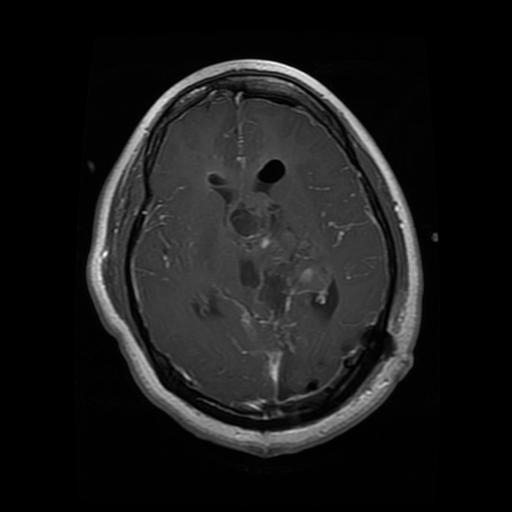
%> input picture Dataset/Tumor/Te-gl_0051.jpg, 512 x 512 px; its folder holds only this picture in this run
$ octave roi.m   (GNU Octave 9; MATLAB toolbox functions it lacks are replaced by stand-ins)
%> lines starting %> are read from the running program, lines starting %| are printed output that depends on the picture; in (x1, y1, x2, y2) boxes, pixels count from 0 and x2, y2 are one past the last pixel; in counts of white or black regions, pixels touching at a corner belong together; the program's own positions count from 1


clc
close all
clear all
%% Input

imgsFolder = 'F:\Project1\images\New Dataset\CLAHE-RMSHE\Tumor';

listing = dir(fullfile(imgsFolder, '/*.jpg'));

for idx = 1:length(listing)
    disp(idx);
    s =  imread(fullfile(listing(idx).folder, listing(idx).name));
%> s is the input picture: size 512x512x3 uint8; min 0, max 252, mean 25.6


%figure;
%imshow(s);
%title('Input image','FontSize',20);

%% Filter
num_iter = 10;
    delta_t = 1/7;
    kappa = 15;
    option = 2;
    disp('Preprocessing image please wait . . .');
    %inp = anisodiff(s,num_iter,delta_t,kappa,option);
    inp = uint8(s);

inp=imresize(inp,[256,256]);
if size(inp,3)>1
    inp=rgb2gray(inp);
%> inp: size 256x256 uint8
end
%figure;
%imshow(inp);
%title('Filtered image','FontSize',20);

%% thresholding
sout=imresize(inp,[256,256]);
t0=mean(s(:));
%> t0 = 25.6
th=t0+((max(inp(:))+min(inp(:)))./2);
%> th = 146
for i=1:1:size(inp,1)
    for j=1:1:size(inp,2)
        if inp(i,j)>th
            sout(i,j)=1;
        else
            sout(i,j)=0;
        end
    end
end
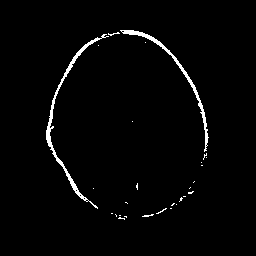
%> sout: size 256x256 uint8; values 0 (black) and 1 (white), 2% white; 28 white regions (26 under 20 px)

%% Morphological Operation

label=bwlabel(sout);
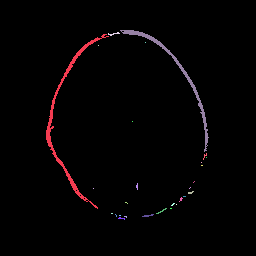
%> label: size 256x256 double; 29 distinct labels, from 0 to 28; one colour per label, 0 black
stats=regionprops(logical(sout),'Solidity','Area','BoundingBox');
%> stats = 28 regions; largest, box (x1, y1, x2, y2), Area and Solidity: (46, 34, 109, 209) 667 0.0947, (120, 30, 209, 152) 527 0.152, (142, 214, 154, 217) 19 0.76, (108, 32, 120, 36) 18 0.545, (156, 208, 167, 214) 16 0.696
density=[stats.Solidity];
%> density = 28 values, max 1 at index 2, min 0.0947 at index 1, mean 0.83
area=[stats.Area];
%> area = 28 values, max 667 at index 1, min 1 at index 2, mean 47.68
high_dense_area=density>0.7;
%> high_dense_area = 28 logical values, 22 true
max_area=max(area(high_dense_area));
%> max_area = 19
tumor_label=find(area==max_area);
%> tumor_label = 14
tumor=ismember(label,tumor_label);
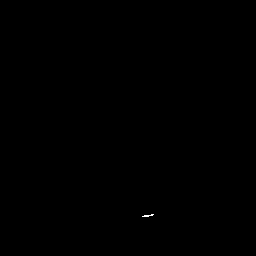
%> tumor: size 256x256 logical; 0.03% white in thin lines or dots, all inside (x1, y1, x2, y2) = (142, 214, 154, 217)

if max_area>200
   %figure;
   %imshow(tumor)
   %title('tumor alone','FontSize',20);
   disp("Tumor")
else
    %h = msgbox('No Tumor!!','status');
    disp('no tumor');
    continue;
end

%% Bounding box

box = stats(tumor_label);
wantedBox = box.BoundingBox;
%figure
%imshow(inp);
%title('Bounding Box','FontSize',20);
hold on;
rectangle('Position',wantedBox,'EdgeColor','y');
hold off;


%% Getting Tumor Outline - image filling, eroding, subtracting
% erosion the walls by a few pixels

dilationAmount = 5;
rad = floor(dilationAmount);
[r,c] = size(tumor);
filledImage = imfill(tumor, 'holes');

for i=1:r
   for j=1:c
       x1=i-rad;
       x2=i+rad;
       y1=j-rad;
       y2=j+rad;
       if x1<1
           x1=1;
       end
       if x2>r
           x2=r;
       end
       if y1<1
           y1=1;
       end
       if y2>c
           y2=c;
       end
       erodedImage(i,j) = min(min(filledImage(x1:x2,y1:y2)));
   end
end
%figure
%imshow(erodedImage);
%title('eroded image','FontSize',20);

%% subtracting eroded image from original BW image

tumorOutline=tumor;
tumorOutline(erodedImage)=0;

%figure;
%imshow(tumorOutline);
%title('Tumor Outline','FontSize',20);

%% Inserting the outline in filtered image in red color

rgb = inp(:,:,[1 1 1]);
red = rgb(:,:,1);
red(tumorOutline)=255;
green = rgb(:,:,2);
green(tumorOutline)=0;
blue = rgb(:,:,3);
blue(tumorOutline)=0;

tumorOutlineInserted(:,:,1) = red;
tumorOutlineInserted(:,:,2) = green;
tumorOutlineInserted(:,:,3) = blue;


%figure
%imshow(tumorOutlineInserted);
%title('Detected Tumer','FontSize',20);

folder = strcat('F:\Project1\images\New Dataset\Detection\CLAHE-RMSHE\Tumor\',num2str(idx),'.jpg');
imwrite(tumorOutlineInserted, folder);

%% Display Together

% [10 lines of commented-out code are left out]
end
disp("Done")

$ run again, on Dataset/Tumor/Te-gl_0111.jpg
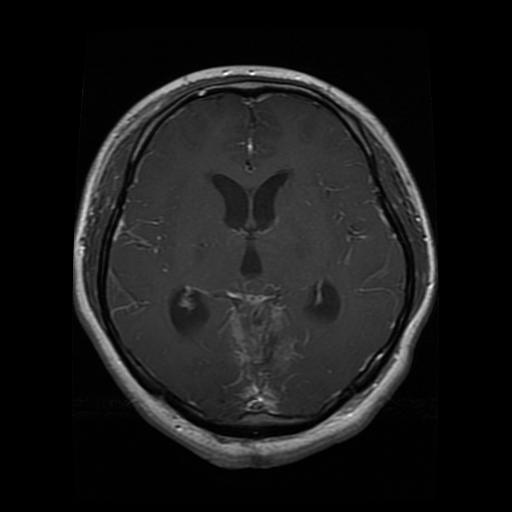
%> input picture Dataset/Tumor/Te-gl_0111.jpg, 512 x 512 px
%> s is the input picture: size 512x512 uint8; min 0, max 255, mean 25.5
%> t0 = 25.5
%> th = 140
%> after the loop `for i=1:1:size(inp,1)`:
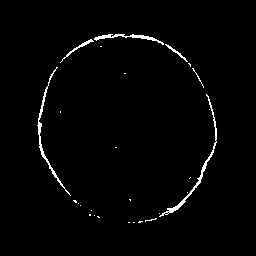
%> sout: size 256x256 uint8; values 0 (black) and 1 (white), 1.7% white in thin lines or dots, all inside (x1, y1, x2, y2) = (37, 34, 217, 223)
%> label: size 256x256 double; 28 distinct labels, from 0 to 27
%> stats = 27 regions; largest, box (x1, y1, x2, y2), Area and Solidity: (159, 94, 217, 217) 348 0.127, (37, 67, 71, 196) 300 0.126, (94, 34, 164, 45) 200 0.385, (60, 39, 94, 63) 86 0.515, (165, 44, 188, 62) 60 0.741
%> density = 27 values, max 1 at index 3, min 0.126 at index 1, mean 0.844
%> area = 27 values, max 348 at index 21, min 1 at index 5, mean 40.26
%> high_dense_area = 27 logical values, 21 true
%> max_area = 60
%> tumor_label = 22
%> tumor: size 256x256 logical; 0.09% white in thin lines or dots, all inside (x1, y1, x2, y2) = (165, 44, 188, 62)

$ run again, on Dataset/Tumor/Te-gl_0145.jpg
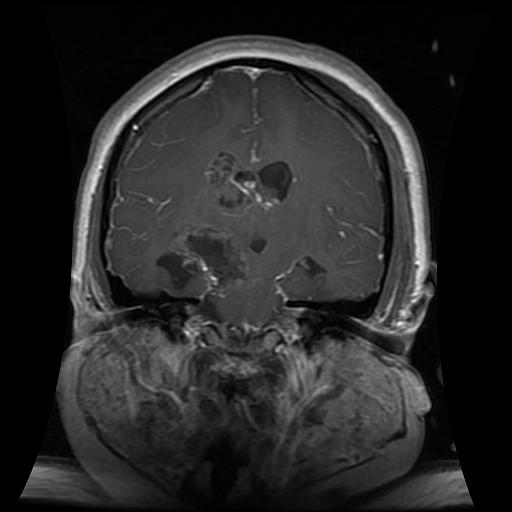
%> input picture Dataset/Tumor/Te-gl_0145.jpg, 512 x 512 px
%> s is the input picture: size 512x512 uint8; min 0, max 253, mean 38.9
%> t0 = 38.89
%> th = 158
%> after the loop `for i=1:1:size(inp,1)`:
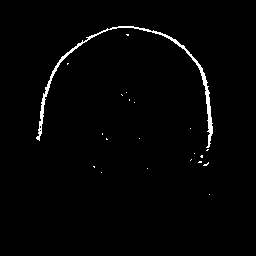
%> sout: size 256x256 uint8; values 0 (black) and 1 (white), 1.5% white in thin lines or dots, all inside (x1, y1, x2, y2) = (36, 26, 213, 195)
%> label: size 256x256 double; 22 distinct labels, from 0 to 21
%> stats = 21 regions; largest, box (x1, y1, x2, y2), Area and Solidity: (36, 26, 213, 148) 953 0.0551, (203, 162, 209, 166) 11 0.786, (198, 161, 202, 163) 7 1, (200, 155, 203, 158) 7 1, (126, 34, 129, 36) 5 1
%> density = 21 values, max 1 at index 2, min 0.0551 at index 1, mean 0.945
%> area = 21 values, max 953 at index 1, min 1 at index 4, mean 48.19
%> high_dense_area = 21 logical values, 20 true
%> max_area = 11
%> tumor_label = 19
%> tumor: size 256x256 logical; 0.02% white in thin lines or dots, all inside (x1, y1, x2, y2) = (203, 162, 209, 166)

$ run again, on Dataset/Tumor/Te-gl_0058.jpg
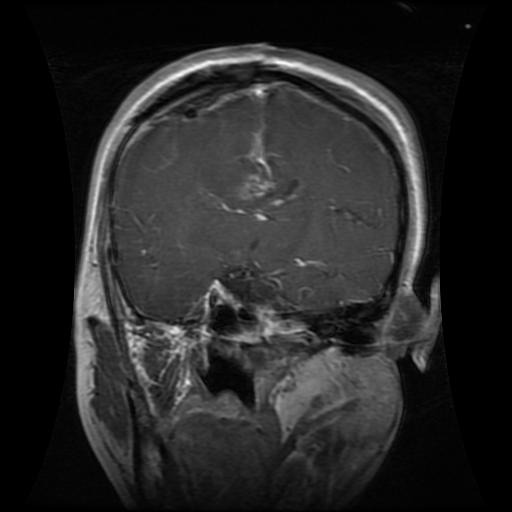
%> input picture Dataset/Tumor/Te-gl_0058.jpg, 512 x 512 px
%> s is the input picture: size 512x512x3 uint8; min 0, max 254, mean 38
%> t0 = 38.01
%> th = 162
%> after the loop `for i=1:1:size(inp,1)`:
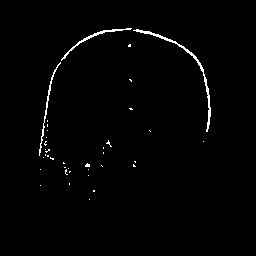
%> sout: size 256x256 uint8; values 0 (black) and 1 (white), 1.2% white in thin lines or dots, all inside (x1, y1, x2, y2) = (39, 28, 211, 200)
%> label: size 256x256 double; 39 distinct labels, from 0 to 38
%> stats = 38 regions; largest, box (x1, y1, x2, y2), Area and Solidity: (133, 29, 211, 132) 348 0.113, (61, 28, 132, 61) 175 0.27, (39, 62, 61, 156) 160 0.343, (85, 163, 90, 167) 15 0.938, (106, 140, 112, 147) 13 0.591
%> density = 38 values, max 1 at index 2, min 0.113 at index 34, mean 0.898
%> area = 38 values, max 348 at index 34, min 1 at index 2, mean 21.45
%> high_dense_area = 38 logical values, 32 true
%> max_area = 15
%> tumor_label = 22
%> tumor: size 256x256 logical; 0.02% white in thin lines or dots, all inside (x1, y1, x2, y2) = (85, 163, 90, 167)
